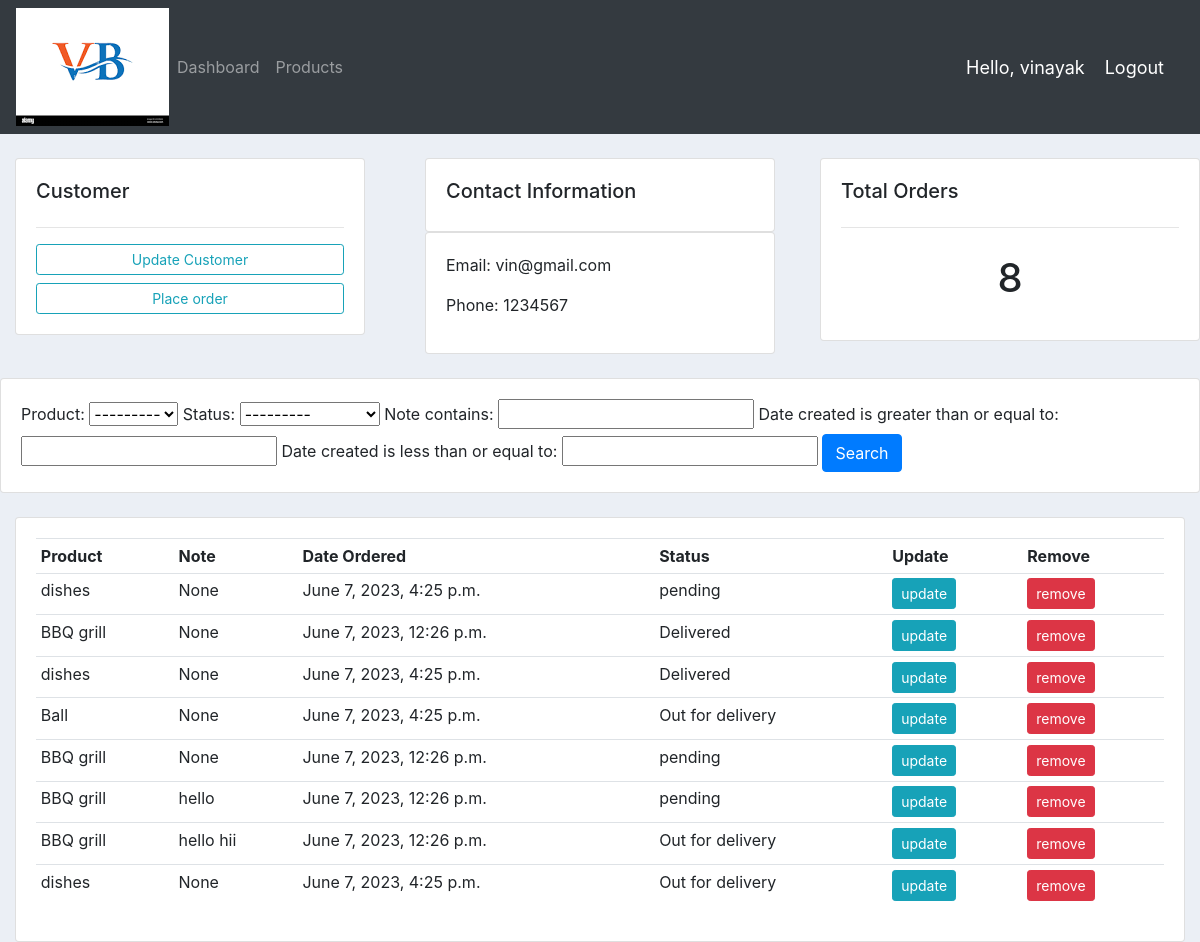
The app's page /customer/1/ (signed in) with its own data.
### accounts/models.py (models this page shows, shortened)
class Customer(models.Model):
    user = models.OneToOneField(User,null=True,blank=True,on_delete=models.CASCADE)
    name = models.CharField(max_length=200,null=True)
    phone = models.CharField(max_length=200,null=True)
    email = models.CharField(max_length=200,null=True)
    profile_pic = models.ImageField(default = "logo.png",null=True,blank=True)
    date_created = models.DateTimeField(auto_now_add=True,null=True)

class Order(models.Model):
    status = (
        ('pending','pending'),
        ('Out for delivery','Out for delivery'),
        ('Delivered','Delivered'),
    )
    customer = models.ForeignKey(Customer , null=True , on_delete = models.SET_NULL)
    product = models.ForeignKey(Product , null=True , on_delete = models.SET_NULL)
    date_created = models.DateTimeField(auto_now_add=True,null=True)
    status = models.CharField(max_length=200,null=True,choices=status)
    note = models.CharField(max_length=500,null=True)

class Product(models.Model):
    category = (
        ('Indoor','Indoor'),
        ('out door','out door')
    )
    name= models.CharField(max_length=200,null=True)
    price = models.FloatField(max_length=200,null=True)
    category = models.CharField(max_length=200,null=True,choices=category)
    description = models.CharField(max_length=200,null=True ,blank=True)
    date_created = models.DateTimeField(auto_now_add=True,null=True)
    Tag = models.ManyToManyField(Tag)
    def __str__(self):
        return self.name

### accounts/decorators.py (the view)
        def wrapper_func(request,*args,**kwargs):
            group = None
            if request.user.groups.exists():
                print("hjjj1",request.user.groups.all())
                print("hjjj1",dir(request.user.groups.all()[0]))
                group = request.user.groups.all()[0].name
            if group in allowed_roles:
                return view_func(request,*args,**kwargs)
            else:
                return HttpResponse("Youa are not authorized to view this page")

### accounts/views.py (called while the page is built)
@login_required(login_url="loginPage")
@allowed_users(allowed_roles=['admin'])
def customer(request,pk_test):
    customer = Customer.objects.get(id=pk_test)
    orders = customer.order_set.all()
    orders_count = orders.count()
    my_filter = OrderFilter(request.GET, queryset=orders)
    orders = my_filter.qs
    context = {"customers":customer,
               "orders":orders,
               "orders_count":orders_count,
               "my_filter":my_filter}
    return render(request,"accounts/customer.html",context)

### accounts/templates/accounts/customer.html
{% extends "accounts/main.html" %}
{% block content %}
<br>
<div class="row">
    <div class = "col-md">
        <div class = "col-md">
            <div class = "card card-body">
                <h5>Customer</h5>
                <hr>
                <a class = "btn btn-outline-info btn-sm btn-block" href="">Update Customer</a>
                <a class="btn btn-outline-info btn-sm btn-block" href="{% url 'createOrder' customers.id %}">Place order</a>
            </div>
        </div>
    </div>
    <div class = "col-md">
        <div class = "col-md">
            <div class = "card card-body">
                <h5>Contact Information</h5>
            </div>
            <div class = "card card-body">
                <p>Email: {{customers.email}}</p>
                <p>Phone: {{customers.phone}}</p>
            </div>
        </div>
    </div>
    <div class = "col-md">
            <div class = "card card-body">
                <h5>Total Orders</h5>
                <hr>
                <h1 style="text-align: center; padding:10px">{{orders_count}}</h1>
            </div>
    </div>
</div>
<br>
<div class = "row">
    <div class = "col">
        <div class = "card card-body">
            <form method = "get">
                {{my_filter.form}}
                <button class="btn btn-primary" type="submit">Search</button>
            </form>
        </div>
    </div>
</div>
<br>
<div clas = "row">
        <div class = col-md>
            <div class = "card card-body">
                <table class = "table table-sm">
                    <tr>
                        <th>Product</th>
                        <th>Note</th>
                        <th>Date Ordered</th>
                        <th>Status</th>
                        <th>Update</th>
                        <th>Remove</th>
                    </tr>
                    {% for order in orders%}
                        <tr>
                            <td>{{order.product}}</td>
                            <td>{{order.note}}</td>
                            <td>{{order.product.date_created}}</td>
                            <td>{{order.status}}</td>
                            <td ><a class = "btn btn-sm btn-info" href="{% url 'updateOrder' order.id %}">update</a></td>
                            <td><a class = "btn btn-sm btn-danger" href="{% url 'deleteOrder' order.id %}">remove</a></td>
                        </tr>
                    {% endfor %}
                </table>
        </div>
    </div>
</div>
{% endblock %}

### accounts/templates/accounts/navbar.html (shortened to what this page needs)
{% load static %}
<nav class="navbar navbar-expand-lg navbar-dark bg-dark">
    <img src="{% static 'images/logo.png'%}">
    <div class="collapse navbar-collapse" id="navbarNav">
      <ul class="navbar-nav">
        {% if request.user.is_staff %}
        <li class="nav-item">
          <a class="nav-link" href="{% url 'home'  %}">Dashboard</a>
        </li>
        <li class="nav-item">
          <a class="nav-link" href="{% url 'products'%}">Products</a>
        </li>
        {% else %}
        <li class = "nav-item">
          <a class = "nav-link" href="{% url 'account' %}">Settings</a>
        </li>
        {% endif %}
      </ul>
    </div>
    <span class="hello-msg">Hello, {{request.user}}</span>
    <span><a class = "hello-msg" href="{% url 'logoutPage' %}">Logout</a></span>
  </nav>

### static/css/main.css (style rules this page uses)
body { background-color: #ebeff5; }

### accounts/templates/accounts/navbar.html (style rules this page uses)
.hello-msg { font-size: 18px; margin-right: 20px; color:#fff; }

### records on screen
Customer: email "vin@gmail.com", phone "1234567"
Order: product "dishes", note "None", product.date_created "June 7, 2023, 4:25 p.m.", status "pending"
Order: product "BBQ grill", note "None", product.date_created "June 7, 2023, 12:26 p.m.", status "Delivered"
Order: product "dishes", note "None", product.date_created "June 7, 2023, 4:25 p.m.", status "Delivered"
Order: product "Ball", note "None", product.date_created "June 7, 2023, 4:25 p.m.", status "Out for delivery"
Order: product "BBQ grill", note "None", product.date_created "June 7, 2023, 12:26 p.m.", status "pending"
Order: product "BBQ grill", note "hello", product.date_created "June 7, 2023, 12:26 p.m.", status "pending"
Order: product "BBQ grill", note "hello hii", product.date_created "June 7, 2023, 12:26 p.m.", status "Out for delivery"
Order: product "dishes", note "None", product.date_created "June 7, 2023, 4:25 p.m.", status "Out for delivery"

### other values on screen
{{ request.user }} "vinayak"
{{ orders_count }} "8"
